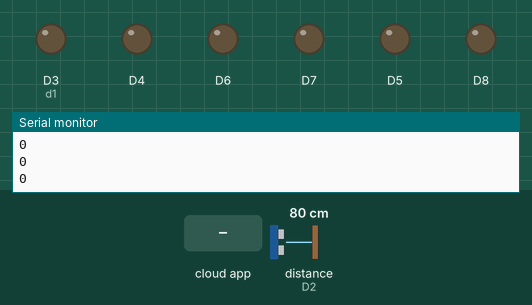
A sketch run on a simulated ESP8266 (NodeMCU). On the bench: output pins drawn as LEDs (lit = HIGH), the last lines printed to the serial monitor. Wiring (inferred from the names in the program): ultrasonic range finder: trigger D1; echo D2. The inputs (shaded band) are chosen by the test bench; at power-on: distance to the obstacle (sensor on D2) 80 cm. The echo pulse lasts 58.3 µs per cm; WiFi joins after 1.5 s; servers stay silent unless stated; the Firebase database answers and starts empty; pins used as bus, display or sensor lines are not drawn.

Above: at 3.6 s.
3.7 s: the phone or cloud app sets LDR to 1
At 6.6 s:
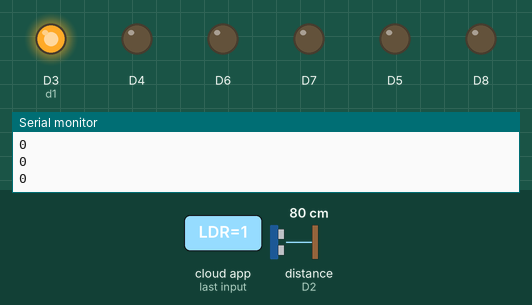
6.9 s: the phone or cloud app sets LDL to 1
At 8.3 s:
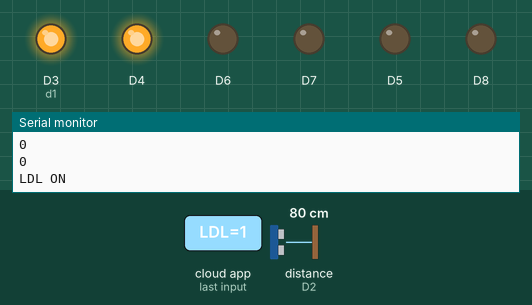
9.1 s: the phone or cloud app sets LF to 1
At 10.9 s:
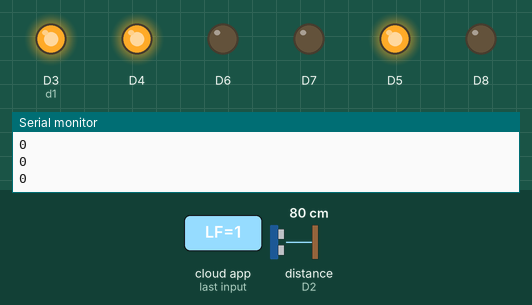
11.2 s: the phone or cloud app sets RG to 1
At 12.5 s:
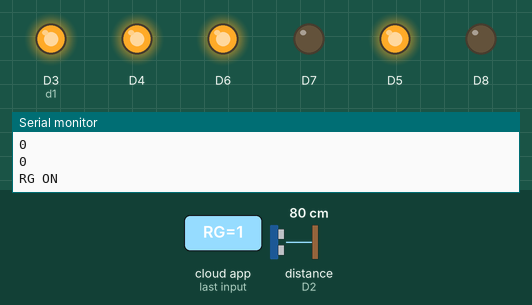
13.4 s: the phone or cloud app sets DR to 1
At 15.1 s:
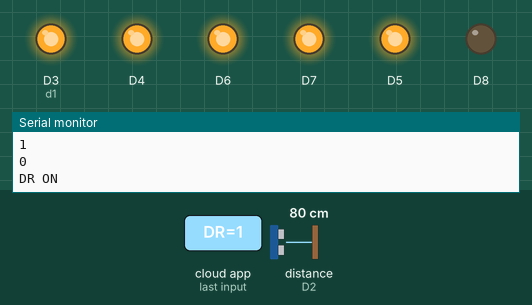
15.6 s: the phone or cloud app sets RV to 1
At 16.6 s:
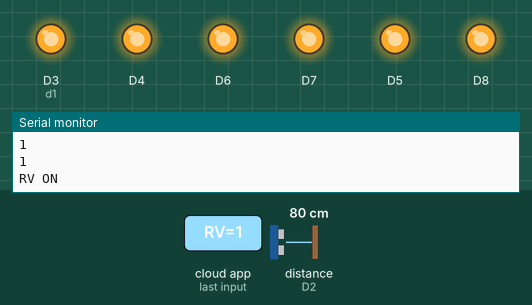
Timing chart, 0 to 18.6 s (numbered marks = the images above; inputs shaded):
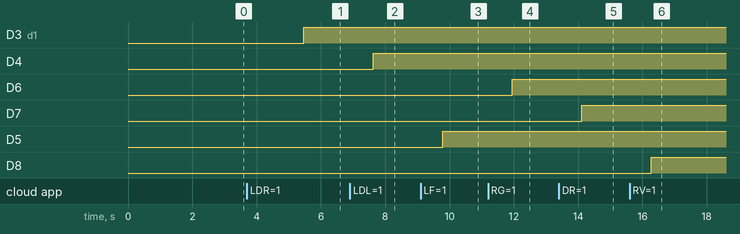

The sketch:

firebase-kobilko.ino
```cpp
#include <ESP8266WiFi.h>
#include <FirebaseArduino.h>
#include "DHT.h"       // подключаем библиотеку для датчика

#define TRIGGER 5
#define ECHO    4

// Set these to run example.
#define FIREBASE_HOST "arduino-e154b.firebaseio.com"
#define FIREBASE_AUTH "4O5e8uWo5s2TWrbrzrykH7ni1m5RPCTgh7SSA02X"
//#define WIFI_SSID "KniazIphone"
//#define WIFI_PASSWORD "sst66zneouy8d"
#define WIFI_SSID "IVA"
#define WIFI_PASSWORD "30092015"

DHT dht(10, DHT22); // сообщаем на каком порту будет датчик


void setup() {
pinMode(TRIGGER, OUTPUT);
pinMode(ECHO, INPUT);

dht.begin();

Serial.begin(9600);
pinMode(D3, OUTPUT);
pinMode(D4, OUTPUT);
pinMode(D5, OUTPUT);
pinMode(D6, OUTPUT);
pinMode(D7, OUTPUT);
pinMode(D8, OUTPUT);

// connect to wifi.
WiFi.begin(WIFI_SSID, WIFI_PASSWORD);
Serial.print("connecting");
while (WiFi.status() != WL_CONNECTED) {
Serial.print(".");
delay(500);
}
Serial.println();
Serial.print("connected: ");
Serial.println(WiFi.localIP());
Firebase.begin(FIREBASE_HOST, FIREBASE_AUTH);
Firebase.set("LDR", 0);
Firebase.set("LDL", 0);
Firebase.set("LF", 0);
Firebase.set("RG", 0);
Firebase.set("DR", 0);
Firebase.set("RV", 0);

}

int d1a;
int d2a;
int lfa;
int rga;
int dra;
int rva;

int a = 0;
int b = 0;

void loop() {
// get value


int d1=0;
int d2=0;
int lf=0;
int rg=0;
int dr=0;
int rv=0;

d1=Firebase.getInt("LDR");
d2=Firebase.getInt("LDL");

lf=Firebase.getInt("LF");
rg=Firebase.getInt("RG");
dr=Firebase.getInt("DR");
rv=Firebase.getInt("RV");

Serial.println(d1);
Serial.println(d2);

Serial.println(lf);
Serial.println(rg);
Serial.println(dr);
Serial.println(rv);

// handle error
if (d1!=d1a) {
Serial.println("LDR ON");
digitalWrite(D3, d1);
d1a = d1;
}

if (d2!=d2a) {
Serial.println("LDL ON");
digitalWrite(D4, d2);
d2a = d2;
}

if (lf!=lfa) {
Serial.println("LF ON");
digitalWrite(D5, lf);
lfa = lf;
}

if (rg!=rga) {
Serial.println("RG ON");
digitalWrite(D6, rg);
rga = rg;
}

if (dr!=dra) {
Serial.println("DR ON");
digitalWrite(D7, dr);
dra = dr;
}

if (rv!=rva) {
Serial.println("RV ON");
digitalWrite(D8, rv);
rva = rv;
}


if (a == 20)
{
  Serial.println("aaaaa");
   float h = dht.readHumidity();
   float t = dht.readTemperature();
   Firebase.set("TEMP", t);
   Firebase.set("HUM", h);
   Serial.println(t);
  a=0;
  }

  long duration, distance;
  digitalWrite(TRIGGER, LOW);
  delayMicroseconds(2);

  digitalWrite(TRIGGER, HIGH);
  delayMicroseconds(7);

  digitalWrite(TRIGGER, LOW);
  duration = pulseIn(ECHO, HIGH);
  distance = (duration/2) / 29.1;
  Firebase.set("DIST", distance);


  //Serial.println(distance);

delay(25);
a++;
b++;
}
```

Measured:
- after the input at 3.7 s, D3 (d1): LOW → HIGH after 1.8 s
- after the input at 6.9 s, D4: LOW → HIGH after 0.73 s
- after the input at 9.1 s, D5: LOW → HIGH after 0.69 s
- after the input at 11.2 s, D6: LOW → HIGH after 0.75 s
- after the input at 13.4 s, D7: LOW → HIGH after 0.71 s
- after the input at 15.6 s, D8: LOW → HIGH after 0.67 s
